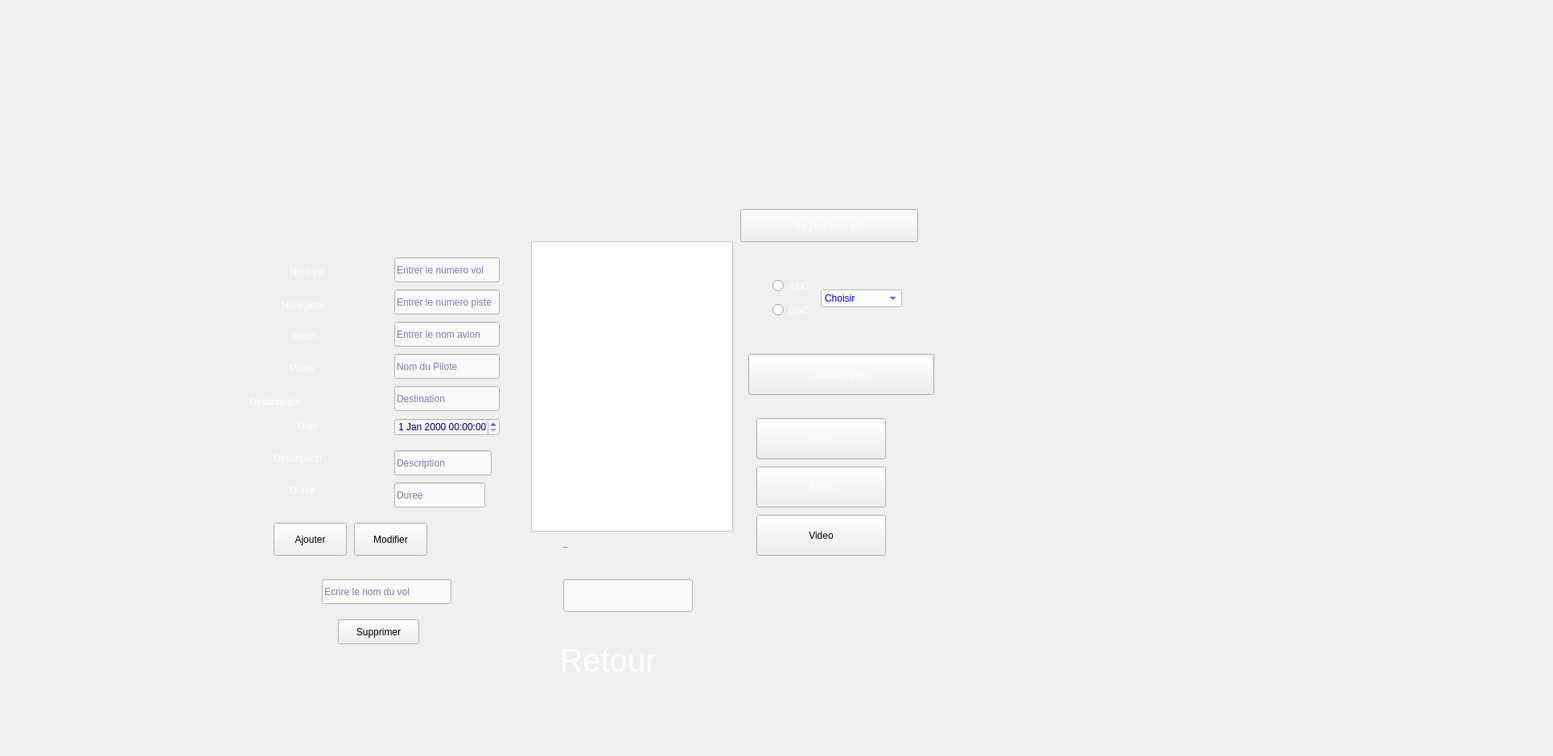
    <widget class="QWidget" name="page_3">
     <widget class="QLabel" name="label_43">
      <property name="geometry">
       <rect>
        <x>-200</x>
        <y>-50</y>
        <width>1921</width>
        <height>931</height>
       </rect>
      </property>
      <property name="text">
       <string/>
      </property>
      <property name="pixmap">
       <pixmap>../b.png</pixmap>
      </property>
      <property name="scaledContents">
       <bool>true</bool>
      </property>
     </widget>
     <widget class="QLineEdit" name="le_numvol">
      <property name="geometry">
       <rect>
        <x>490</x>
        <y>320</y>
        <width>131</width>
        <height>31</height>
       </rect>
      </property>
      <property name="styleSheet">
       <string notr="true">background-color: rgb(249, 249, 249);
font: 8pt &quot;MS Shell Dlg 2&quot;;
color: rgb(0, 0, 127);</string>
      </property>
      <property name="placeholderText">
       <string>Entrer le numero vol</string>
      </property>
     </widget>
     <widget class="QLabel" name="label_4">
      <property name="geometry">
       <rect>
        <x>360</x>
        <y>330</y>
        <width>131</width>
        <height>16</height>
       </rect>
      </property>
      <property name="styleSheet">
       <string notr="true">font:15pt &quot;Eras Bold ITC&quot;;

color: rgb(255, 255, 255);</string>
      </property>
      <property name="text">
       <string>Num vol</string>
      </property>
     </widget>
     <widget class="QLineEdit" name="le_numpiste">
      <property name="geometry">
       <rect>
        <x>490</x>
        <y>360</y>
        <width>131</width>
        <height>31</height>
       </rect>
      </property>
      <property name="styleSheet">
       <string notr="true">background-color: rgb(249, 249, 249);
font: 8pt &quot;MS Shell Dlg 2&quot;;
color: rgb(0, 0, 127);</string>
      </property>
      <property name="placeholderText">
       <string>Entrer le numero piste</string>
      </property>
     </widget>
     <widget class="QLabel" name="label_9">
      <property name="geometry">
       <rect>
        <x>350</x>
        <y>370</y>
        <width>151</width>
        <height>20</height>
       </rect>
      </property>
      <property name="styleSheet">
       <string notr="true">font: 15pt &quot;Eras Bold ITC&quot;;
color: rgb(255, 255, 255);</string>
      </property>
      <property name="text">
       <string>Num piste</string>
      </property>
     </widget>
     <widget class="QLineEdit" name="le_avion">
      <property name="geometry">
       <rect>
        <x>490</x>
        <y>400</y>
        <width>131</width>
        <height>31</height>
       </rect>
      </property>
      <property name="styleSheet">
       <string notr="true">background-color: rgb(249, 249, 249);
font: 8pt &quot;MS Shell Dlg 2&quot;;
color: rgb(0, 0, 127);</string>
      </property>
      <property name="placeholderText">
       <string>Entrer le nom avion</string>
      </property>
     </widget>
     <widget class="QLineEdit" name="le_pilote">
      <property name="geometry">
       <rect>
        <x>490</x>
        <y>440</y>
        <width>131</width>
        <height>31</height>
       </rect>
      </property>
      <property name="styleSheet">
       <string notr="true">background-color: rgb(249, 249, 249);
font: 8pt &quot;MS Shell Dlg 2&quot;;
color: rgb(0, 0, 127);</string>
      </property>
      <property name="placeholderText">
       <string>Nom du Pilote</string>
      </property>
     </widget>
     <widget class="QLabel" name="label_10">
      <property name="geometry">
       <rect>
        <x>360</x>
        <y>410</y>
        <width>141</width>
        <height>16</height>
       </rect>
      </property>
      <property name="styleSheet">
       <string notr="true">font: 15pt &quot;Eras Bold ITC&quot;;
color: rgb(255, 255, 255);</string>
      </property>
      <property name="text">
       <string> Avion</string>
      </property>
     </widget>
     <widget class="QLabel" name="label_11">
      <property name="geometry">
       <rect>
        <x>360</x>
        <y>450</y>
        <width>111</width>
        <height>16</height>
       </rect>
      </property>
      <property name="styleSheet">
       <string notr="true">font: 15pt &quot;Eras Bold ITC&quot;;
color: rgb(255, 255, 255);</string>
      </property>
      <property name="text">
       <string>Pilote</string>
      </property>
     </widget>
     <widget class="QLineEdit" name="le_destination">
      <property name="geometry">
       <rect>
        <x>490</x>
        <y>480</y>
        <width>131</width>
        <height>31</height>
       </rect>
      </property>
      <property name="styleSheet">
       <string notr="true">background-color: rgb(249, 249, 249);
font: 8pt &quot;MS Shell Dlg 2&quot;;
color: rgb(0, 0, 127);</string>
      </property>
      <property name="placeholderText">
       <string>Destination</string>
      </property>
     </widget>
     <widget class="QLabel" name="label_12">
      <property name="geometry">
       <rect>
        <x>310</x>
        <y>490</y>
        <width>181</width>
        <height>20</height>
       </rect>
      </property>
      <property name="styleSheet">
       <string notr="true">font: 15pt &quot;Eras Bold ITC&quot;;
color: rgb(255, 255, 255);</string>
      </property>
      <property name="text">
       <string>Destinantion</string>
      </property>
     </widget>
     <widget class="QDateTimeEdit" name="dateTimeEdit">
      <property name="geometry">
       <rect>
        <x>490</x>
        <y>520</y>
        <width>131</width>
        <height>22</height>
       </rect>
      </property>
      <property name="styleSheet">
       <string notr="true">
background-color: rgb(249, 249, 249);
font: 8pt &quot;MS Shell Dlg 2&quot;;
color: rgb(0, 0, 127);</string>
      </property>
     </widget>
     <widget class="QLabel" name="label_13">
      <property name="geometry">
       <rect>
        <x>370</x>
        <y>520</y>
        <width>101</width>
        <height>20</height>
       </rect>
      </property>
      <property name="styleSheet">
       <string notr="true">font: 15pt &quot;Eras Bold ITC&quot;;
color: rgb(255, 255, 255);</string>
      </property>
      <property name="text">
       <string>Date</string>
      </property>
     </widget>
     <widget class="QLineEdit" name="le_description">
      <property name="geometry">
       <rect>
        <x>490</x>
        <y>560</y>
        <width>121</width>
        <height>31</height>
       </rect>
      </property>
      <property name="styleSheet">
       <string notr="true">background-color: rgb(249, 249, 249);
font: 8pt &quot;MS Shell Dlg 2&quot;;
color: rgb(0, 0, 127);</string>
      </property>
      <property name="placeholderText">
       <string>Description</string>
      </property>
     </widget>
     <widget class="QLabel" name="label_14">
      <property name="geometry">
       <rect>
        <x>340</x>
        <y>560</y>
        <width>161</width>
        <height>20</height>
       </rect>
      </property>
      <property name="styleSheet">
       <string notr="true">font: 15pt &quot;Eras Bold ITC&quot;;
color: rgb(255, 255, 255);</string>
      </property>
      <property name="text">
       <string>Description</string>
      </property>
     </widget>
     <widget class="QLineEdit" name="le_duree">
      <property name="geometry">
       <rect>
        <x>490</x>
        <y>600</y>
        <width>113</width>
        <height>31</height>
       </rect>
      </property>
      <property name="styleSheet">
       <string notr="true">background-color: rgb(249, 249, 249);
font: 8pt &quot;MS Shell Dlg 2&quot;;
color: rgb(0, 0, 127);</string>
      </property>
      <property name="placeholderText">
       <string>Duree</string>
      </property>
     </widget>
     <widget class="QLabel" name="label_15">
      <property name="geometry">
       <rect>
        <x>360</x>
        <y>600</y>
        <width>111</width>
        <height>20</height>
       </rect>
      </property>
      <property name="styleSheet">
       <string notr="true">font: 15pt &quot;Eras Bold ITC&quot;;
color: rgb(255, 255, 255);</string>
      </property>
      <property name="text">
       <string>Duree</string>
      </property>
     </widget>
     <widget class="QPushButton" name="pb_ajouter">
      <property name="geometry">
       <rect>
        <x>340</x>
        <y>650</y>
        <width>91</width>
        <height>41</height>
       </rect>
      </property>
      <property name="styleSheet">
       <string notr="true">font: 14pt &quot;MS Shell Dlg 2&quot;;</string>
      </property>
      <property name="text">
       <string>Ajouter</string>
      </property>
     </widget>
     <widget class="QPushButton" name="pb_modifier">
      <property name="geometry">
       <rect>
        <x>440</x>
        <y>650</y>
        <width>91</width>
        <height>41</height>
       </rect>
      </property>
      <property name="styleSheet">
       <string notr="true">
font: 14pt &quot;MS Shell Dlg 2&quot;;</string>
      </property>
      <property name="text">
       <string>Modifier</string>
      </property>
     </widget>
     <widget class="QPushButton" name="actionplay_video">
      <property name="geometry">
       <rect>
        <x>940</x>
        <y>640</y>
        <width>161</width>
        <height>51</height>
       </rect>
      </property>
      <property name="styleSheet">
       <string notr="true">font: 14pt &quot;MS Shell Dlg 2&quot;;</string>
      </property>
      <property name="text">
       <string>Video</string>
      </property>
     </widget>
     <widget class="QTableView" name="table_vol">
      <property name="geometry">
       <rect>
        <x>660</x>
        <y>300</y>
        <width>251</width>
        <height>361</height>
       </rect>
      </property>
      <property name="styleSheet">
       <string notr="true">font: 12pt &quot;Andalus&quot;;
background-color: rgb(255, 255, 255);
color: rgb(0, 85, 255);
</string>
      </property>
     </widget>
     <widget class="QLineEdit" name="lineEdit">
      <property name="geometry">
       <rect>
        <x>700</x>
        <y>720</y>
        <width>161</width>
        <height>41</height>
       </rect>
      </property>
      <property name="styleSheet">
       <string notr="true">background-color: rgb(249, 249, 249);
font: 8pt &quot;MS Shell Dlg 2&quot;;
color: rgb(0, 0, 127);</string>
      </property>
     </widget>
     <widget class="QLabel" name="label">
      <property name="geometry">
       <rect>
        <x>700</x>
        <y>650</y>
        <width>191</width>
        <height>61</height>
       </rect>
      </property>
      <property name="font">
       <font>
        <family>Arial</family>
        <pointsize>-1</pointsize>
        <weight>75</weight>
        <bold>true</bold>
       </font>
      </property>
      <property name="text">
       <string>Rechercher :</string>
      </property>
     </widget>
     <widget class="QLineEdit" name="le_numvol_supp">
      <property name="geometry">
       <rect>
        <x>400</x>
        <y>720</y>
        <width>161</width>
        <height>31</height>
       </rect>
      </property>
      <property name="styleSheet">
       <string notr="true">background-color: rgb(249, 249, 249);
font: 8pt &quot;MS Shell Dlg 2&quot;;
color: rgb(0, 0, 127);</string>
      </property>
      <property name="placeholderText">
       <string>Ecrire le nom du vol</string>
      </property>
     </widget>
     <widget class="QPushButton" name="pb_supprimer">
      <property name="geometry">
       <rect>
        <x>420</x>
        <y>770</y>
        <width>101</width>
        <height>31</height>
       </rect>
      </property>
      <property name="styleSheet">
       <string notr="true">font: 14pt &quot;MS Shell Dlg 2&quot;;</string>
      </property>
      <property name="text">
       <string>Supprimer</string>
      </property>
     </widget>
     <widget class="QPushButton" name="pushButton_4">
      <property name="geometry">
       <rect>
        <x>670</x>
        <y>790</y>
        <width>171</width>
        <height>61</height>
       </rect>
      </property>
      <property name="font">
       <font>
        <family>Arial</family>
        <pointsize>-1</pointsize>
       </font>
      </property>
      <property name="styleSheet">
       <string notr="true">QPushButton {
	
color:#ffffff;
background:	&quot;transparent&quot;;
border-radius: 15px;
font-size:40px;
font-family:Arial, Helvetica, sans-serif;
}
QPushButton:hover {
color:#fff;
border:15px;
background:#00008b;
}
</string>
      </property>
      <property name="text">
       <string>Retour</string>
      </property>
     </widget>
     <widget class="QPushButton" name="export_excel">
      <property name="geometry">
       <rect>
        <x>940</x>
        <y>580</y>
        <width>161</width>
        <height>51</height>
       </rect>
      </property>
      <property name="styleSheet">
       <string notr="true">color: rgb(255, 255, 255);
font: 16pt &quot;MS Shell Dlg 2&quot;;</string>
      </property>
      <property name="text">
       <string>Excel</string>
      </property>
     </widget>
     <widget class="QPushButton" name="pdf">
      <property name="geometry">
       <rect>
        <x>940</x>
        <y>520</y>
        <width>161</width>
        <height>51</height>
       </rect>
      </property>
      <property name="styleSheet">
       <string notr="true">color: rgb(255, 255, 255);
font: 16pt &quot;MS Shell Dlg 2&quot;;</string>
      </property>
      <property name="text">
       <string>PDF</string>
      </property>
     </widget>
     <widget class="QPushButton" name="stat_0">
      <property name="geometry">
       <rect>
        <x>930</x>
        <y>440</y>
        <width>231</width>
        <height>51</height>
       </rect>
      </property>
      <property name="styleSheet">
       <string notr="true">color: rgb(255, 255, 255);
font: 16pt &quot;MS Shell Dlg 2&quot;;</string>
      </property>
      <property name="text">
       <string>Statisqtiques</string>
      </property>
     </widget>
     <widget class="QPushButton" name="pushButton_2">
      <property name="geometry">
       <rect>
        <x>920</x>
        <y>260</y>
        <width>221</width>
        <height>41</height>
       </rect>
      </property>
      <property name="styleSheet">
       <string notr="true">color: rgb(255, 255, 255);
font: 16pt &quot;MS Shell Dlg 2&quot;;</string>
      </property>
      <property name="text">
       <string>Le plus long vol</string>
      </property>
     </widget>
     <widget class="QRadioButton" name="radioButton_2">
      <property name="geometry">
       <rect>
        <x>960</x>
        <y>370</y>
        <width>51</width>
        <height>31</height>
       </rect>
      </property>
      <property name="styleSheet">
       <string notr="true">color: rgb(255, 255, 255);</string>
      </property>
      <property name="text">
       <string>DSC</string>
      </property>
     </widget>
     <widget class="QComboBox" name="comboBox">
      <property name="geometry">
       <rect>
        <x>1020</x>
        <y>360</y>
        <width>101</width>
        <height>22</height>
       </rect>
      </property>
      <property name="styleSheet">
       <string notr="true">background-color: rgb(255, 255, 255);
font: 75 9pt &quot;Leelawadee UI&quot;;
font: 15pt &quot;Eras Bold ITC&quot;;
color: rgb(0, 0, 255);</string>
      </property>
      <item>
       <property name="text">
        <string>Choisir</string>
       </property>
      </item>
      <item>
       <property name="text">
        <string>NUM VOL</string>
       </property>
      </item>
      <item>
       <property name="text">
        <string>NUMPISTE</string>
       </property>
      </item>
      <item>
       <property name="text">
        <string>DESTINATION</string>
       </property>
      </item>
     </widget>
     <widget class="QRadioButton" name="radioButton">
      <property name="geometry">
       <rect>
        <x>960</x>
        <y>340</y>
        <width>51</width>
        <height>31</height>
       </rect>
      </property>
      <property name="styleSheet">
       <string notr="true">color: rgb(255, 255, 255);</string>
      </property>
      <property name="text">
       <string>ASC</string>
      </property>
     </widget>
     <widget class="QLabel" name="label_3">
      <property name="geometry">
       <rect>
        <x>1040</x>
        <y>510</y>
        <width>71</width>
        <height>71</height>
       </rect>
      </property>
      <property name="text">
       <string/>
      </property>
      <property name="pixmap">
       <pixmap>../pdf.png</pixmap>
      </property>
      <property name="scaledContents">
       <bool>true</bool>
      </property>
     </widget>
     <widget class="QLabel" name="label_5">
      <property name="geometry">
       <rect>
        <x>1040</x>
        <y>570</y>
        <width>71</width>
        <height>71</height>
       </rect>
      </property>
      <property name="text">
       <string/>
      </property>
      <property name="pixmap">
       <pixmap>../excel.png</pixmap>
      </property>
      <property name="scaledContents">
       <bool>true</bool>
      </property>
     </widget>
     <widget class="QLabel" name="label_19">
      <property name="geometry">
       <rect>
        <x>1040</x>
        <y>630</y>
        <width>71</width>
        <height>71</height>
       </rect>
      </property>
      <property name="text">
       <string/>
      </property>
      <property name="pixmap">
       <pixmap>../video.png</pixmap>
      </property>
      <property name="scaledContents">
       <bool>true</bool>
      </property>
     </widget>
     <widget class="QLabel" name="label_22">
      <property name="geometry">
       <rect>
        <x>1100</x>
        <y>430</y>
        <width>71</width>
        <height>71</height>
       </rect>
      </property>
      <property name="text">
       <string/>
      </property>
      <property name="pixmap">
       <pixmap>../pngfind.com-equal-sign-png-412627.png</pixmap>
      </property>
      <property name="scaledContents">
       <bool>true</bool>
      </property>
     </widget>
     <widget class="QLabel" name="label_65">
      <property name="geometry">
       <rect>
        <x>1090</x>
        <y>240</y>
        <width>71</width>
        <height>81</height>
       </rect>
      </property>
      <property name="text">
       <string/>
      </property>
      <property name="pixmap">
       <pixmap>../a.png</pixmap>
      </property>
      <property name="scaledContents">
       <bool>true</bool>
      </property>
     </widget>
    </widget>
